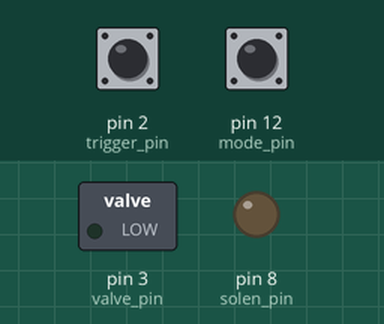
A sketch run on a simulated Arduino Uno, built with avr-gcc and run on an emulated ATmega328P. Shown: switched loads named in the sketch (green lamp = pin HIGH), output pins drawn as LEDs (lit = HIGH). The test bench sets the inputs (shaded band); at power-on: pin 2 (trigger_pin) HIGH, pin 12 (mode_pin) HIGH.

Above: at 1.2 s.
1.3 s: pin 2 (trigger_pin) pulled LOW for 0.15 s
Timing chart, 0 to 4.3 s (numbered marks = the images above; inputs shaded):
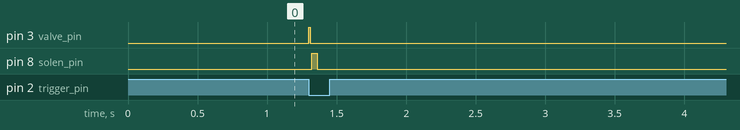

The sketch:

g.o.d-1.0.ino
```cpp
/*
  CREATED IN 2016 AND 2021
  BY ALEXGYVER
  FINISHED JIGURDAS
*/
#include <avr/sleep.h>

volatile unsigned long lastshot;
boolean trig_state;
boolean flag;
boolean trigger;
boolean mode;
byte del_shot = 10;
byte n_shots=3;

byte mode_pin = 12;
byte trigger_pin = 2;
byte solen_pin = 8;
byte valve_pin = 3;
boolean signal_shot = 1;

void setup() {
  Serial.begin(9600);
  pinMode(mode_pin, INPUT_PULLUP);
  pinMode(trigger_pin, INPUT_PULLUP);
  pinMode(valve_pin, OUTPUT);
  digitalWrite(valve_pin, !signal_shot);
  pinMode(solen_pin, OUTPUT);
  attachInterrupt(0, trigger_press, FALLING);
}

void shot() {
  digitalWrite(valve_pin, signal_shot);
  delay(del_shot);
  digitalWrite(valve_pin, !signal_shot);
  delay(10);
  digitalWrite(solen_pin, 1);
  delay(40);
  digitalWrite(solen_pin, 0);
  delay(40);
  lastshot = millis();
}

void loop() {
  trig_state = digitalRead(trigger_pin);
  if (digitalRead(mode_pin) == 1) {
    mode = 0;
  } else {
    mode = 1;
  }

  if (trig_state == 0 && mode == 0 && flag == 0) {
    shot();
    flag = 1;
  }

  if (trig_state == 1 && mode == 0 && flag == 1) {
    flag = 0;
  }

  if (trig_state == 0 && mode == 1 && flag == 0) {
    for (int i=0; i<n_shots; i++) {
      shot();
    }
  }

  // этот кусок даёт команду спать
  if (millis() - lastshot > 10000) {
    set_sleep_mode(SLEEP_MODE_PWR_DOWN);
    sleep_mode();
  }
  // конец куска

  delay(1);
}

void trigger_press() {

}
```

Measured:
- after the input at 1.3 s, pin 3 (valve_pin): LOW → HIGH at once, → LOW 0.01 s later; pin 8 (solen_pin): LOW → HIGH at once, → LOW 0.04 s later
